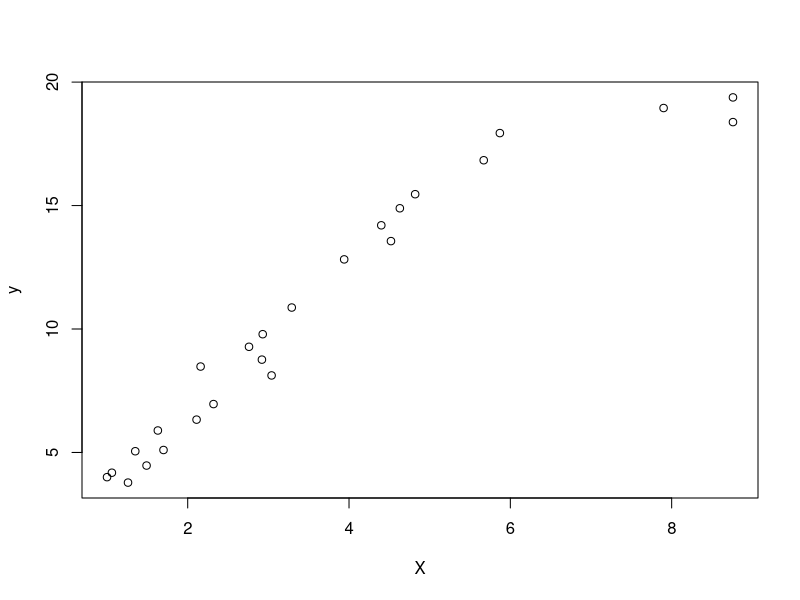

Recreate this plot in R. (Note: this script raises an error after producing the figure.)
#
# Linear Regression
# Seminar 8
# Author: galaa
# Created on 2016/11/02 21:08:00
#

# - - - - - - - - - - - - - - - - - - - - - - - - - - - - - -

# data

# - - - - - - - - - - - - - - - - - - - - - - - - - - - - - -

set.seed(11)

X_1 = round(runif(n = 20, min = 1, max = 5), digits = 2)
y_1 = X_1 * 3 + 1 + round(rnorm(n = length(X_1)))

X_2 = round(runif(n = 5, min = 5, max = 10), digits = 2)
y_2 = X_2 * 0.5 + 15 + round(rnorm(n = length(X_2)))

X = c(X_1, X_2)
y = c(y_1, y_2)

# # # # # # # # # # # # # # # # # # # # # # # # # # # # # # #

# Exercise 22

# # # # # # # # # # # # # # # # # # # # # # # # # # # # # # #

# scatter plot

plot(X, y)

# # # # # # # # # # # # # # # # # # # # # # # # # # # # # # #

# Exercise 23

# # # # # # # # # # # # # # # # # # # # # # # # # # # # # # #

#install.packages("strucchange")

library(strucchange)

sctest(y ~ X, type = "Chow", point = 20)

# alternate computation

f <- factor(c(rep(1, 20), rep(2, 5)))
m0 <- lm(y ~ X)
m1 <- lm(y ~ fac/(X))
anova(m0, m1)

# Detailed computation

# matrix M

M = function (X) {
  X = as.matrix(X)
  n = nrow(X)
  I_n = matrix(rep(c(1,0*(1:n)), times = n), nrow = n, ncol = n)
  M = I_n - X %*% solve(t(X) %*% X) %*% t(X)
  return(M)
}

combine.with.ones = function (X) {
  X = as.matrix(X)
  n = nrow(X)  
  cbind(rep(x = 1, times = n), X)
}

# combine with constant term

X_1 <- combine.with.ones(X_1)
X_2 <- combine.with.ones(X_2)
X <- combine.with.ones(X)

# sample size

n = length(y)

# the number of independent variables

k = dim(X)[2]

# restricted SSE : SSE_ast

u.hat_ast = M(X) %*% y

SSE_ast = t(u.hat_ast) %*% u.hat_ast

# unrestricted SSE : SSE

u.hat_1 = M(X_1) %*% y_1

SSE_1 = t(u.hat_1) %*% u.hat_1

u.hat_2 = M(X_2) %*% y_2

SSE_2 = t(u.hat_2) %*% u.hat_2

SSE = SSE_1 + SSE_2

# test statistics

F = ( (SSE_ast - SSE) / k ) / ( SSE / (n - 2 * k) )

print(F)

# p-value

pf(q = F, df1 = k, df2 = n - 2 * k, lower.tail = FALSE)
